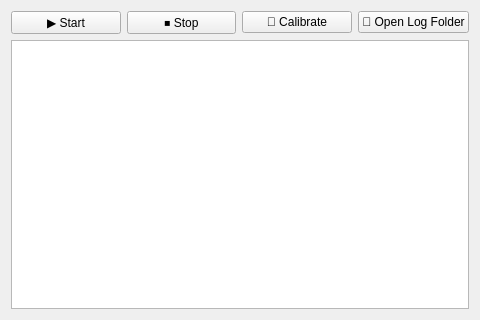
<?xml version="1.0" encoding="UTF-8"?>
<ui version="4.0">
 <class>AutoClickerApp</class>
 <widget class="QWidget" name="AutoClickerApp">
  <property name="geometry">
   <rect>
    <x>0</x>
    <y>0</y>
    <width>480</width>
    <height>320</height>
   </rect>
  </property>
  <property name="windowTitle">
   <string>Auto Clicker by Regis</string>
  </property>
  <layout class="QVBoxLayout" name="verticalLayout">
   <item>
    <layout class="QHBoxLayout" name="buttonLayout">
     <item>
      <widget class="QPushButton" name="btn_start">
       <property name="text">
        <string>▶️ Start</string>
       </property>
      </widget>
     </item>
     <item>
      <widget class="QPushButton" name="btn_stop">
       <property name="text">
        <string>⏹️ Stop</string>
       </property>
      </widget>
     </item>
     <item>
      <widget class="QPushButton" name="btn_calibrate">
       <property name="text">
        <string>🧭 Calibrate</string>
       </property>
      </widget>
     </item>
     <item>
      <widget class="QPushButton" name="btn_open_log">
       <property name="text">
        <string>🧾 Open Log Folder</string>
       </property>
      </widget>
     </item>
    </layout>
   </item>
   <item>
    <widget class="QTextEdit" name="status"/>
   </item>
  </layout>
 </widget>
 <resources/>
 <connections/>
</ui>
